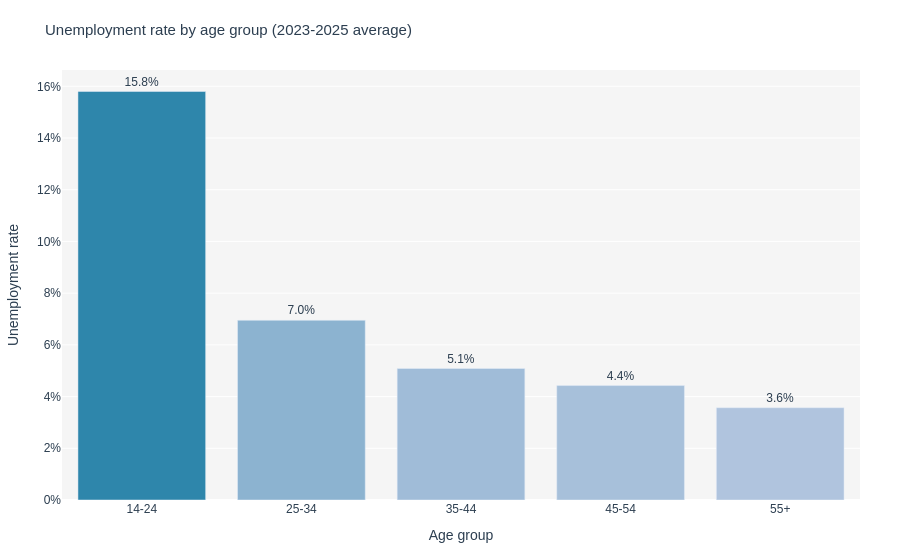

The notebook cell saved with this chart:
### Markdown cell above
### 1.5 Employment rate by age group

### Code cell
age_avg = (
    emp_age.groupby('age_group', as_index=False)['unemployment_rate']
    .mean().rename(columns={'unemployment_rate': 'emp_rate'})
)
age_avg['age_group'] = pd.Categorical(age_avg['age_group'], categories=AGE_ORDER, ordered=True)
age_avg = age_avg.sort_values('age_group')

fig5 = px.bar(
    age_avg, x='age_group', y='emp_rate',
    title='Unemployment rate by age group (2023-2025 average)',
    labels={'age_group': 'Age group', 'emp_rate': 'Unemployment rate'},
    color='emp_rate', color_continuous_scale=[SOFT, BLUE],
    text=age_avg['emp_rate'].apply(lambda x: f'{x*100:.1f}%'),
)
fig5.update_traces(textposition='outside',
    hovertemplate='<b>%{x}</b><br>Unemployment rate: %{y:.1%}<extra></extra>')
fig5.update_layout(**BASE_LAYOUT, coloraxis_showscale=False, yaxis_tickformat='.0%')
fig5.show()

### Figure 1 — Plotly figure (JSON) as saved in the notebook; plotly's stock layout.template omitted (floating-point values rounded to 4 significant figures)
{"data": [{"alignmentgroup": "True", "hovertemplate": "<b>%{x}</b><br>Unemployment rate: %{y:.1%}<extra></extra>", "legendgroup": "", "marker": {"color": [0.158, 0.0695, 0.05086, 0.04427, 0.0357], "coloraxis": "coloraxis", "pattern": {"shape": ""}}, "name": "", "offsetgroup": "", "orientation": "v", "showlegend": false, "text": ["15.8%", "7.0%", "5.1%", "4.4%", "3.6%"], "textposition": "outside", "type": "bar", "x": ["14-24", "25-34", "35-44", "45-54", "55+"], "xaxis": "x", "y": [0.158, 0.0695, 0.05086, 0.04427, 0.0357], "yaxis": "y"}], "layout": {"autosize": true, "barmode": "relative", "coloraxis": {"colorbar": {"title": {"text": "Unemployment rate"}}, "colorscale": [[0, "#B0C4DE"], [1, "#2E86AB"]], "showscale": false}, "font": {"color": "#2C3E50", "family": "Arial"}, "hoverlabel": {"bgcolor": "white", "font": {"size": 12}}, "legend": {"orientation": "h", "tracegroupgap": 0, "y": -0.25, "yanchor": "bottom"}, "margin": {"b": 60, "l": 60, "r": 40, "t": 70}, "paper_bgcolor": "white", "plot_bgcolor": "#F5F5F5", "title": {"font": {"color": "#2C3E50", "size": 15}, "text": "Unemployment rate by age group (2023-2025 average)"}, "xaxis": {"anchor": "y", "autorange": true, "domain": [0, 1], "range": [-0.5, 4.5], "title": {"text": "Age group"}, "type": "category"}, "yaxis": {"anchor": "x", "autorange": true, "domain": [0, 1], "range": [0, 0.1663], "tickformat": ".0%", "title": {"text": "Unemployment rate"}, "type": "linear"}}}
